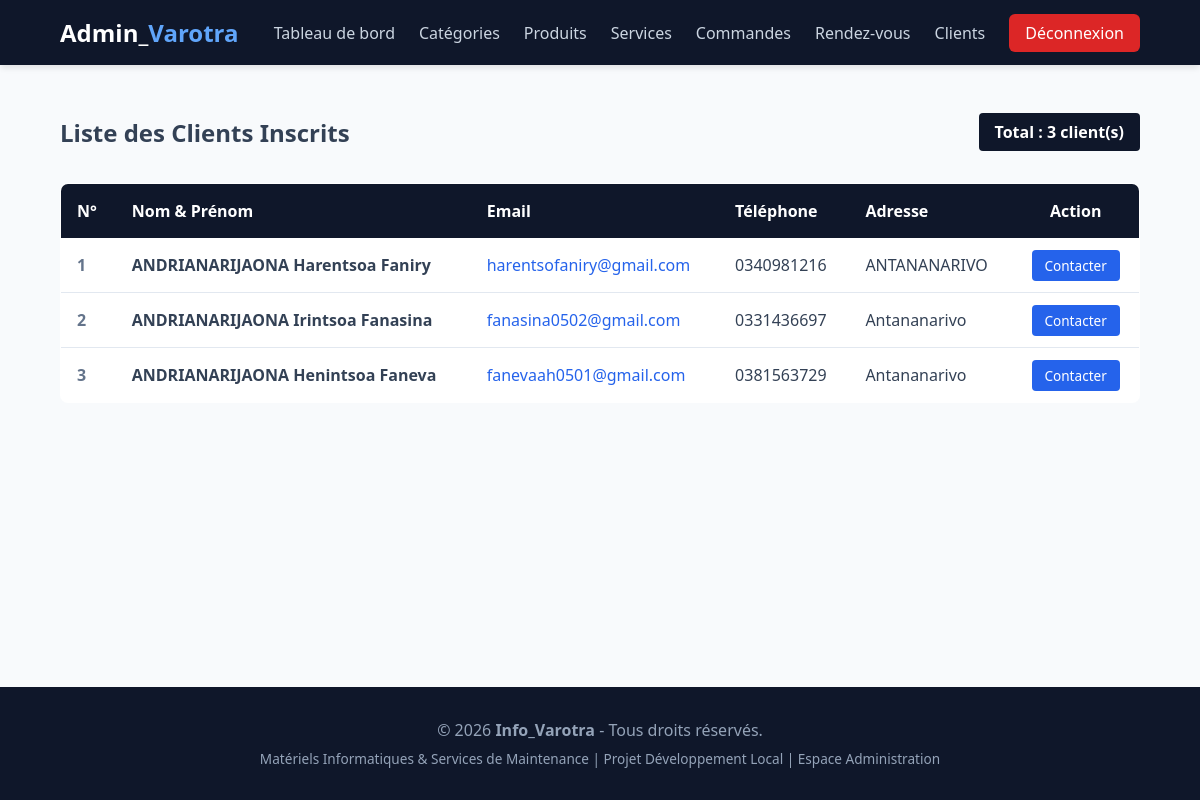
The app's page /admin/clients.php (signed in), older data.
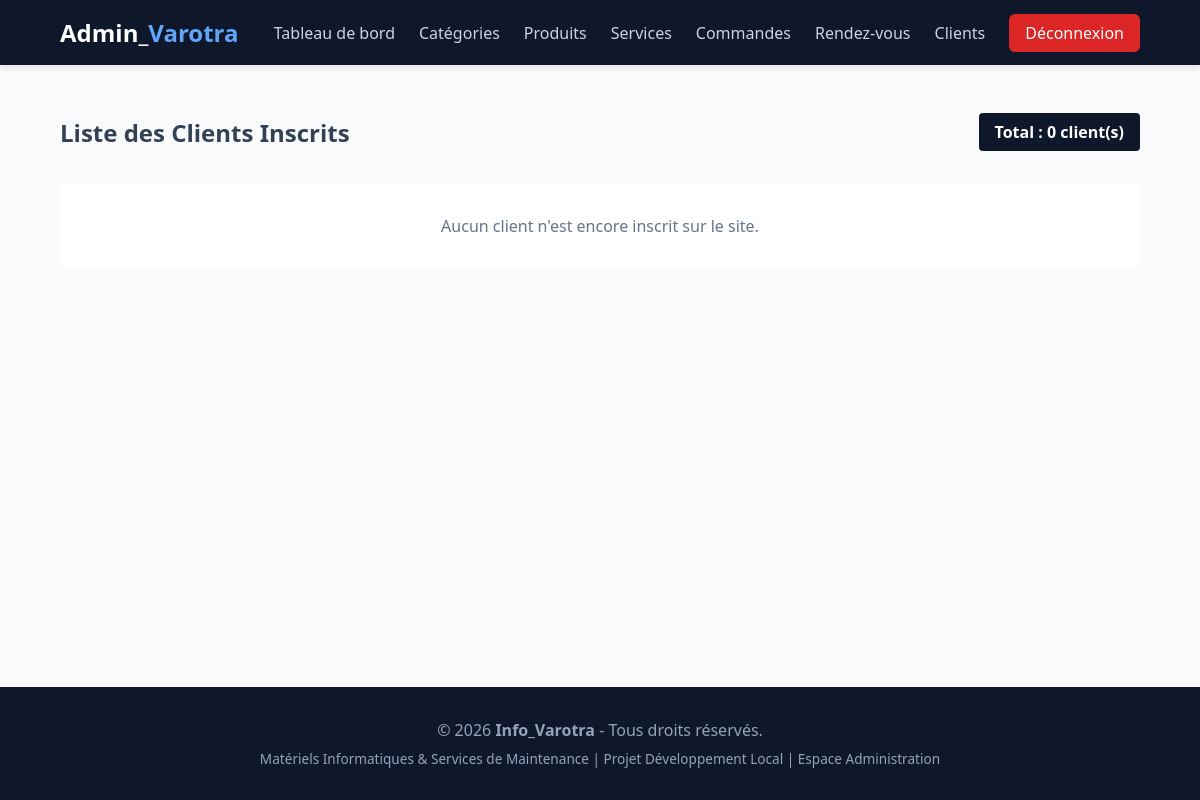
The same page, newer data.
### tables this page shows
CREATE TABLE `client` (
  `id_client` int NOT NULL,
  `nom` varchar(100) NOT NULL,
  `prenom` varchar(100) NOT NULL,
  `email` varchar(150) NOT NULL,
  `mot_de_passe` varchar(255) NOT NULL,
  `telephone` varchar(20) DEFAULT NULL,
  `adresse` text,
  `date_inscription` datetime DEFAULT CURRENT_TIMESTAMP,
  `actif` tinyint(1) DEFAULT '0',
  `token_verification` varchar(100) DEFAULT NULL
);

### admin/clients.php (the view, shortened to what this page needs)
<?php
require_once '../config/database.php';
$stmt = $pdo->query("SELECT * FROM client ORDER BY id_client DESC");
$clients = $stmt->fetchAll();
require_once __DIR__ . '/includes/header.php';
?>
<!DOCTYPE html>
<html lang="fr">
<head>
    <link rel="stylesheet" href="/Info_Varotra/assets/css/style.css">
</head>
<body>
<main class="container">
    <div style="display: flex; justify-content: space-between; align-items: center; margin-bottom: 2rem;">
        <h2>Liste des Clients Inscrits</h2>
        <span style="background: var(--primary); color: white; padding: 0.5rem 1rem; border-radius: 4px; font-weight: bold;">
            Total : <?= count($clients) ?> client(s)
        </span>
    </div>
    <?php if (empty($clients)): ?>
        <p style="color: #64748b; background: white; padding: 2rem; text-align: center; border-radius: 8px;">Aucun client n'est encore inscrit sur le site.</p>
    <?php else: ?>
        <div style="overflow-x: auto;">
            <table style="width: 100%; border-collapse: collapse; background: white; border-radius: 8px; overflow: hidden; border: 1px solid var(--border-color);">
                <thead>
                    <tr style="background-color: var(--primary); color: white; text-align: left;">
                        <th style="padding: 1rem;">N°</th>
                        <th style="padding: 1rem;">Nom & Prénom</th>
                        <th style="padding: 1rem;">Email</th>
                        <th style="padding: 1rem;">Téléphone</th>
                        <th style="padding: 1rem;">Adresse</th>
                        <th style="padding: 1rem; text-align: center;">Action</th>
                    </tr>
                </thead>
                <tbody>
                    <?php
                    $num = 1;
                    foreach ($clients as $client):
                    ?>
                        <tr style="border-bottom: 1px solid var(--border-color);">
                            <td style="padding: 1rem; font-weight: bold; color: #64748b;"><?= $num++ ?></td>
                            <td style="padding: 1rem; font-weight: bold;">
                                <?= htmlspecialchars($client['nom']) ?> <?= htmlspecialchars($client['prenom']) ?>
                            </td>
                            <td style="padding: 1rem;">
                                <a href="mailto:<?= htmlspecialchars($client['email']) ?>" style="color: #2563eb; text-decoration: none;">
                                    <?= htmlspecialchars($client['email']) ?>
                                </a>
                            </td>
                            <td style="padding: 1rem;"><?= htmlspecialchars($client['telephone']) ?: '<span style="color:#cbd5e1;">Non renseigné</span>' ?></td>
                            <td style="padding: 1rem; max-width: 250px;"><?= htmlspecialchars($client['adresse']) ?: '<span style="color:#cbd5e1;">Non renseignée</span>' ?></td>
                            <td style="padding: 1rem; text-align: center;">
                                <a href="mailto:<?= htmlspecialchars($client['email']) ?>" class="btn-primary" style="padding: 0.4rem 0.8rem; font-size: 0.85rem; border-radius: 4px; text-decoration: none;">
                                    Contacter
                                </a>
                            </td>
                        </tr>
                    <?php endforeach; ?>
                </tbody>
            </table>
        </div>
    <?php endif; ?>
</main>
<?php require_once __DIR__ . '/includes/footer.php';?>

Row changes from the older to the newer data that the page shows:
removed client: nom "ANDRIANARIJAONA", prenom "Harentsoa Faniry", email "harentsofaniry@gmail.com", telephone "0340981216", adresse "ANTANANARIVO"
removed client: nom "ANDRIANARIJAONA", prenom "Irintsoa Fanasina", email "fanasina0502@gmail.com", telephone "0331436697", adresse "Antananarivo"
removed client: nom "ANDRIANARIJAONA", prenom "Henintsoa Faneva", email "fanevaah0501@gmail.com", telephone "0381563729", adresse "Antananarivo"
Text that changed along with them:
count($clients): "3" → "0"
text no longer shown: "N° Nom & Prénom Email Téléphone Adresse Action"
text now shown: "Aucun client n'est encore inscrit sur le site."
